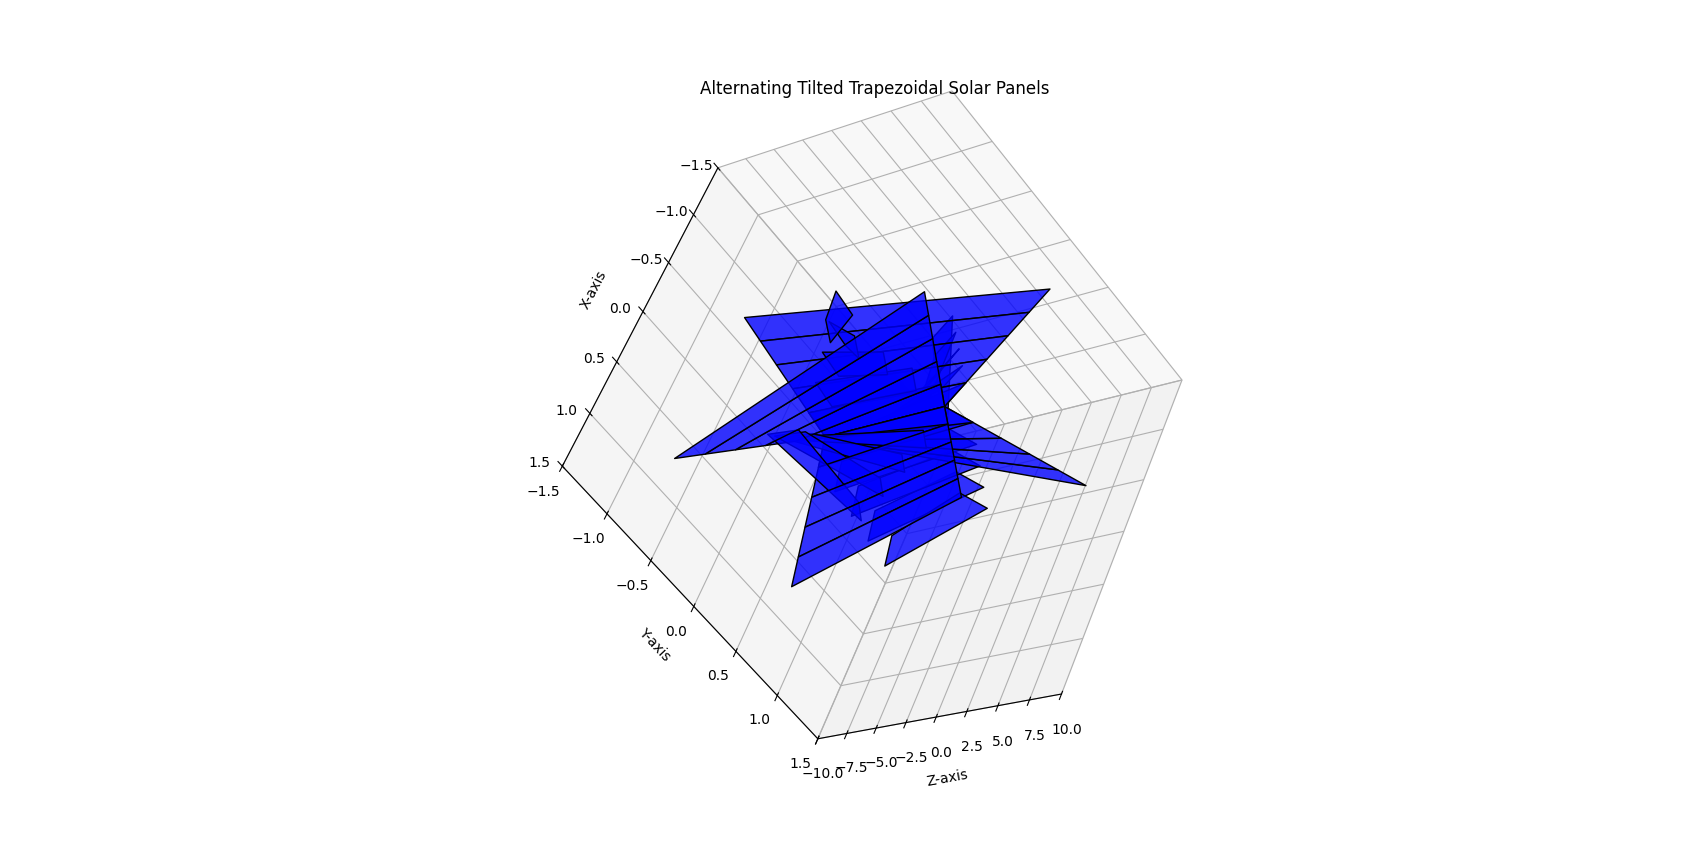

Reproduce this figure in Python.
import matplotlib.pyplot as plt
from mpl_toolkits.mplot3d.art3d import Poly3DCollection
import numpy as np

# Create figure
fig = plt.figure()
ax = fig.add_subplot(111, projection='3d')

# Parameters for the octagonal solar panel
radius = 1.0  # Radius of the panel
num_segments = 8  # Number of lips (segments)
angles = np.linspace(0, 2 * np.pi, num_segments + 1)  # Divide the circle into segments
num_trapezoids = 5  # Number of trapezoids per lip

# Generate each segment with alternating Z-values
for i in range(num_segments):
    # Define the angles for the segment
    angle_start = angles[i]
    angle_end = angles[i + 1]

    # Determine whether this lip has normal or reversed Z-values
    if i % 2 == 0:
        left_small_z, left_big_z = 5, 6
        right_small_z, right_big_z = -5, -6
    else:
        left_small_z, left_big_z = -5, -6
        right_small_z, right_big_z = 5, 6

    # Create trapezoids along the lip
    for j in range(num_trapezoids):
        inner_radius = j * (radius / num_trapezoids)  # Inner radius of the trapezoid
        outer_radius = (j + 1) * (radius / num_trapezoids)  # Outer radius of the trapezoid

        # Progressively adjust Z-values for each trapezoid
        inner_left_z = left_small_z + j
        outer_left_z = left_big_z + j
        inner_right_z = right_small_z - j
        outer_right_z = right_big_z - j

        # Vertices of the trapezoid
        vertices = [
            [inner_radius * np.cos(angle_start), inner_radius * np.sin(angle_start), inner_left_z],  # Bottom-left
            [outer_radius * np.cos(angle_start), outer_radius * np.sin(angle_start), outer_left_z],  # Top-left
            [outer_radius * np.cos(angle_end), outer_radius * np.sin(angle_end), outer_right_z],  # Top-right
            [inner_radius * np.cos(angle_end), inner_radius * np.sin(angle_end), inner_right_z],  # Bottom-right
        ]

        # Add the filled trapezoid
        trapezoid = Poly3DCollection([vertices], facecolor="blue", edgecolor="black", alpha=0.8)
        ax.add_collection3d(trapezoid)

# Set limits for better visualization
ax.set_xlim([-1.5, 1.5])
ax.set_ylim([-1.5, 1.5])
ax.set_zlim([-10, 10])

# Set labels
ax.set_xlabel("X-axis")
ax.set_ylabel("Y-axis")
ax.set_zlabel("Z-axis")

# Title
ax.set_title("Alternating Tilted Trapezoidal Solar Panels")

# Display the plot
plt.show()
